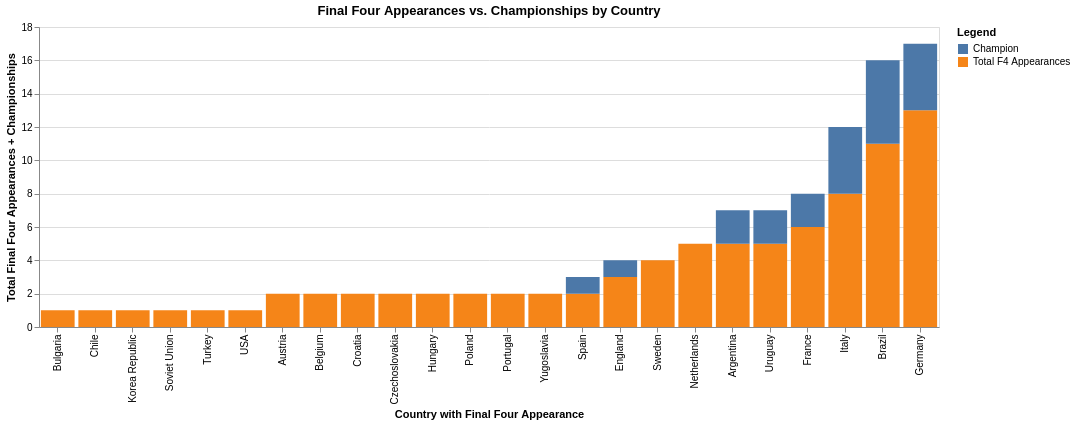

Vega-Lite specification stored for this chart:
### Vega-Lite specification from a JSON file in a GitHub repository (floating-point values rounded to 4 significant figures)
{"$schema": "https://vega.github.io/schema/vega-lite/v4.17.0.json", "config": {"view": {"continuousHeight": 300, "continuousWidth": 400}}, "data": {"name": "data-6cab110acf15c1887f3fae628e8cd65e"}, "datasets": {"data-6cab110acf15c1887f3fae628e8cd65e": [{"Champion": 2.0, "Country": "Argentina", "Finalist": 5.0, "Fourth": 0.0, "Second": 3.0, "Third": 0.0, "Total F4 Appearances": 5.0}, {"Champion": 0.0, "Country": "Austria", "Finalist": 0.0, "Fourth": 1.0, "Second": 0.0, "Third": 1.0, "Total F4 Appearances": 2.0}, {"Champion": 0.0, "Country": "Belgium", "Finalist": 0.0, "Fourth": 1.0, "Second": 0.0, "Third": 1.0, "Total F4 Appearances": 2.0}, {"Champion": 5.0, "Country": "Brazil", "Finalist": 7.0, "Fourth": 2.0, "Second": 2.0, "Third": 2.0, "Total F4 Appearances": 11.0}, {"Champion": 0.0, "Country": "Bulgaria", "Finalist": 0.0, "Fourth": 1.0, "Second": 0.0, "Third": 0.0, "Total F4 Appearances": 1.0}, {"Champion": 0.0, "Country": "Chile", "Finalist": 0.0, "Fourth": 0.0, "Second": 0.0, "Third": 1.0, "Total F4 Appearances": 1.0}, {"Champion": 0.0, "Country": "Croatia", "Finalist": 1.0, "Fourth": 0.0, "Second": 1.0, "Third": 1.0, "Total F4 Appearances": 2.0}, {"Champion": 0.0, "Country": "Czechoslovakia", "Finalist": 2.0, "Fourth": 0.0, "Second": 2.0, "Third": 0.0, "Total F4 Appearances": 2.0}, {"Champion": 1.0, "Country": "England", "Finalist": 1.0, "Fourth": 2.0, "Second": 0.0, "Third": 0.0, "Total F4 Appearances": 3.0}, {"Champion": 2.0, "Country": "France", "Finalist": 3.0, "Fourth": 1.0, "Second": 1.0, "Third": 2.0, "Total F4 Appearances": 6.0}, {"Champion": 4.0, "Country": "Germany", "Finalist": 8.0, "Fourth": 1.0, "Second": 4.0, "Third": 4.0, "Total F4 Appearances": 13.0}, {"Champion": 0.0, "Country": "Hungary", "Finalist": 2.0, "Fourth": 0.0, "Second": 2.0, "Third": 0.0, "Total F4 Appearances": 2.0}, {"Champion": 4.0, "Country": "Italy", "Finalist": 6.0, "Fourth": 1.0, "Second": 2.0, "Third": 1.0, "Total F4 Appearances": 8.0}, {"Champion": 0.0, "Country": "Korea Republic", "Finalist": 0.0, "Fourth": 1.0, "Second": 0.0, "Third": 0.0, "Total F4 Appearances": 1.0}, {"Champion": 0.0, "Country": "Netherlands", "Finalist": 3.0, "Fourth": 1.0, "Second": 3.0, "Third": 1.0, "Total F4 Appearances": 5.0}, {"Champion": 0.0, "Country": "Poland", "Finalist": 0.0, "Fourth": 0.0, "Second": 0.0, "Third": 2.0, "Total F4 Appearances": 2.0}, {"Champion": 0.0, "Country": "Portugal", "Finalist": 0.0, "Fourth": 1.0, "Second": 0.0, "Third": 1.0, "Total F4 Appearances": 2.0}, {"Champion": 0.0, "Country": "Soviet Union", "Finalist": 0.0, "Fourth": 1.0, "Second": 0.0, "Third": 0.0, "Total F4 Appearances": 1.0}, {"Champion": 1.0, "Country": "Spain", "Finalist": 1.0, "Fourth": 1.0, "Second": 0.0, "Third": 0.0, "Total F4 Appearances": 2.0}, {"Champion": 0.0, "Country": "Sweden", "Finalist": 1.0, "Fourth": 1.0, "Second": 1.0, "Third": 2.0, "Total F4 Appearances": 4.0}, {"Champion": 0.0, "Country": "Turkey", "Finalist": 0.0, "Fourth": 0.0, "Second": 0.0, "Third": 1.0, "Total F4 Appearances": 1.0}, {"Champion": 0.0, "Country": "USA", "Finalist": 0.0, "Fourth": 0.0, "Second": 0.0, "Third": 1.0, "Total F4 Appearances": 1.0}, {"Champion": 2.0, "Country": "Uruguay", "Finalist": 2.0, "Fourth": 3.0, "Second": 0.0, "Third": 0.0, "Total F4 Appearances": 5.0}, {"Champion": 0.0, "Country": "Yugoslavia", "Finalist": 0.0, "Fourth": 2.0, "Second": 0.0, "Third": 0.0, "Total F4 Appearances": 2.0}]}, "encoding": {"color": {"field": "Legend", "type": "nominal"}, "x": {"field": "Country", "sort": "y", "title": "Country with Final Four Appearance", "type": "nominal"}, "y": {"field": "stacked", "title": "Total Final Four Appearances + Championships", "type": "quantitative"}}, "height": 300, "mark": "bar", "title": "Final Four Appearances vs. Championships by Country", "transform": [{"as": ["Legend", "stacked"], "fold": ["Total F4 Appearances", "Champion"]}], "width": 900}
